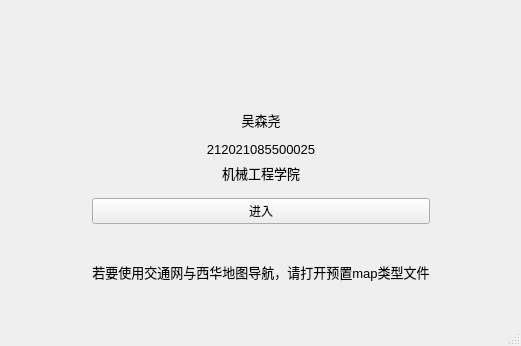
<?xml version="1.0" encoding="UTF-8"?>
<ui version="4.0">
 <class>MainWindow</class>
 <widget class="QMainWindow" name="MainWindow">
  <property name="geometry">
   <rect>
    <x>0</x>
    <y>0</y>
    <width>521</width>
    <height>346</height>
   </rect>
  </property>
  <property name="windowTitle">
   <string>MainWindow</string>
  </property>
  <widget class="QWidget" name="centralwidget">
   <layout class="QGridLayout" name="gridLayout_3">
    <item row="0" column="1">
     <widget class="QPushButton" name="pushButton_2">
      <property name="sizePolicy">
       <sizepolicy hsizetype="Minimum" vsizetype="Minimum">
        <horstretch>0</horstretch>
        <verstretch>0</verstretch>
       </sizepolicy>
      </property>
      <property name="minimumSize">
       <size>
        <width>20</width>
        <height>20</height>
       </size>
      </property>
      <property name="text">
       <string/>
      </property>
      <property name="icon">
       <iconset resource="res.qrc">
        <normaloff>:/new/prefix1/logo.png</normaloff>:/new/prefix1/logo.png</iconset>
      </property>
      <property name="iconSize">
       <size>
        <width>80</width>
        <height>80</height>
       </size>
      </property>
      <property name="flat">
       <bool>true</bool>
      </property>
     </widget>
    </item>
    <item row="1" column="0">
     <spacer name="horizontalSpacer_2">
      <property name="orientation">
       <enum>Qt::Horizontal</enum>
      </property>
      <property name="sizeHint" stdset="0">
       <size>
        <width>40</width>
        <height>20</height>
       </size>
      </property>
     </spacer>
    </item>
    <item row="1" column="2">
     <spacer name="horizontalSpacer">
      <property name="orientation">
       <enum>Qt::Horizontal</enum>
      </property>
      <property name="sizeHint" stdset="0">
       <size>
        <width>40</width>
        <height>20</height>
       </size>
      </property>
     </spacer>
    </item>
    <item row="2" column="1">
     <widget class="QLabel" name="label_3">
      <property name="text">
       <string>&lt;html&gt;&lt;head/&gt;&lt;body&gt;&lt;p align=&quot;center&quot;&gt;&lt;span style=&quot; font-size:10pt;&quot;&gt;若要使用交通网与西华地图导航，请打开预置map类型文件&lt;/span&gt;&lt;/p&gt;&lt;/body&gt;&lt;/html&gt;</string>
      </property>
     </widget>
    </item>
    <item row="1" column="1">
     <layout class="QGridLayout" name="gridLayout_2">
      <item row="1" column="0">
       <widget class="QWidget" name="widget" native="true">
        <layout class="QGridLayout" name="gridLayout">
         <item row="2" column="0">
          <widget class="QLabel" name="label_2">
           <property name="text">
            <string>&lt;html&gt;&lt;head/&gt;&lt;body&gt;&lt;p align=&quot;center&quot;&gt;&lt;span style=&quot; font-size:10pt;&quot;&gt;机械工程学院&lt;/span&gt;&lt;/p&gt;&lt;/body&gt;&lt;/html&gt;</string>
           </property>
          </widget>
         </item>
         <item row="0" column="0">
          <widget class="QLabel" name="label">
           <property name="text">
            <string>&lt;html&gt;&lt;head/&gt;&lt;body&gt;&lt;p align=&quot;center&quot;&gt;&lt;span style=&quot; font-size:10pt;&quot;&gt;吴森尧&lt;/span&gt;&lt;/p&gt;&lt;p align=&quot;center&quot;&gt;&lt;span style=&quot; font-size:10pt;&quot;&gt;212021085500025&lt;/span&gt;&lt;/p&gt;&lt;/body&gt;&lt;/html&gt;</string>
           </property>
          </widget>
         </item>
        </layout>
       </widget>
      </item>
      <item row="2" column="0">
       <widget class="QPushButton" name="pushButton">
        <property name="text">
         <string>进入</string>
        </property>
       </widget>
      </item>
     </layout>
    </item>
   </layout>
  </widget>
  <widget class="QMenuBar" name="menubar">
   <property name="geometry">
    <rect>
     <x>0</x>
     <y>0</y>
     <width>521</width>
     <height>22</height>
    </rect>
   </property>
  </widget>
  <widget class="QStatusBar" name="statusbar"/>
 </widget>
 <resources>
  <include location="res.qrc"/>
 </resources>
 <connections>
  <connection>
   <sender>pushButton</sender>
   <signal>pressed()</signal>
   <receiver>MainWindow</receiver>
   <slot>on_pushButton_clicked()</slot>
   <hints>
    <hint type="sourcelabel">
     <x>173</x>
     <y>139</y>
    </hint>
    <hint type="destinationlabel">
     <x>173</x>
     <y>97</y>
    </hint>
   </hints>
  </connection>
 </connections>
 <slots>
  <slot>on_pushButton_clicked()</slot>
 </slots>
</ui>
